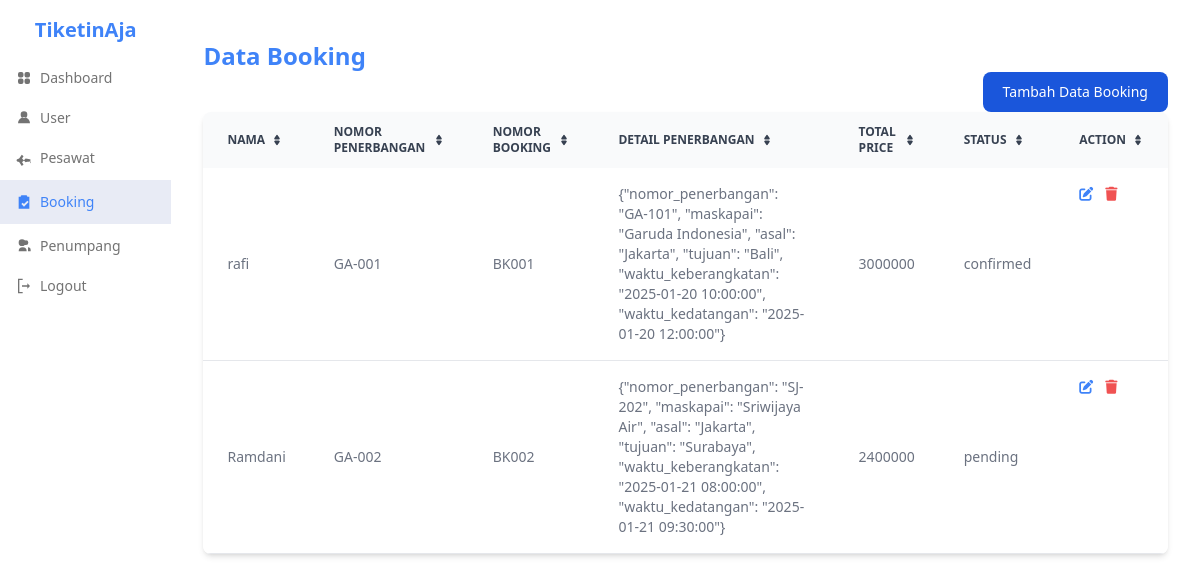
Screenshot of /src/views/admin/booking/dashboard.php (signed in) with the database file from the repository.
### tables this page shows
CREATE TABLE `bookings` (
  `id` int(11) NOT NULL,
  `user_id` int(11) NOT NULL,
  `pesawat_id` int(11) NOT NULL,
  `booking_code` varchar(50) NOT NULL,
  `detail_penerbangan` longtext NOT NULL CHECK (json_valid(`detail_penerbangan`)),
  `total_price` int(255) NOT NULL,
  `status` enum('pending','confirmed','canceled') NOT NULL DEFAULT 'pending'
);

CREATE TABLE `user` (
  `id` int(11) NOT NULL,
  `name` varchar(100) NOT NULL,
  `email` varchar(100) NOT NULL,
  `password` varchar(255) NOT NULL,
  `role` enum('admin','user') NOT NULL DEFAULT 'user'
);

CREATE TABLE `pesawat` (
  `id` int(11) NOT NULL,
  `nomor_penerbangan` varchar(50) NOT NULL,
  `maskapai` varchar(100) NOT NULL,
  `asal` varchar(100) NOT NULL,
  `tujuan` varchar(100) NOT NULL,
  `waktu_keberangkatan` datetime NOT NULL,
  `waktu_kedatangan` datetime NOT NULL,
  `price` int(255) NOT NULL,
  `kursi` int(11) NOT NULL,
  `operasional` longtext NOT NULL CHECK (json_valid(`operasional`))
);

### src/views/admin/booking/dashboard.php (the view, shortened to what this page needs)
<?php
include "../../../config/koneksi.php";
$query = "SELECT
  bookings.id,
  user.name AS user_name,
  pesawat.nomor_penerbangan,
  bookings.detail_penerbangan,
  bookings.booking_code,
  bookings.total_price,
  bookings.status
FROM `bookings`
JOIN user ON bookings.user_id = user.id
JOIN pesawat ON bookings.pesawat_id = pesawat.id;";
$result = mysqli_query($conn, $query);
$count = mysqli_num_rows($result);
?>
<!DOCTYPE html>
<html lang="en">
<head>
  <link href="../../../assets/css/output.css" rel="stylesheet">
  <link rel="stylesheet" href="https://cdnjs.cloudflare.com/ajax/libs/font-awesome/6.4.2/css/all.min.css">
</head>
<body>
  <div class="flex w-full ">
    <div class="flex flex-col border-neutral-100 dark:border-neutral-800 w-1/6 ">
      <div class="flex flex-col px-4 py-4 gap-2 text-center">
        <p class="font-bold text-xl text-blue-500">TiketinAja</p>
      </div>
      <div class="menu-wrapper">
        <ul class="space-y-1">
          <li>
            <a href="../dashboard.php" class="flex items-center gap-2 px-4 py-2 text-sm font-medium text-neutral-500 hover:bg-neutral-100 hover:text-neutral-700 dark:hover:bg-neutral-900 dark:hover:text-neutral-300">
              Dashboard
            </a>
          </li>
          <li>
            <a href="../user/dashboard.php" class="flex items-center gap-2 px-4 py-2 text-sm font-medium text-neutral-500 hover:bg-neutral-100 hover:text-neutral-700 dark:hover:bg-neutral-900 dark:hover:text-neutral-300">
              <svg xmlns="http://www.w3.org/2000/svg" viewBox="0 0 24 24" fill="currentColor" class="size-4">
                <path fill-rule="evenodd" d="M12 2a5 5 0 1 1 0 10A5 5 0 0 1 12 2ZM3 20a8.97 8.97 0 0 1 9-9 8.97 8.97 0 0 1 9 9H3Z" clip-rule="evenodd" />
              </svg>
              User
            </a>
          </li>
          <li>
            <a href="../pesawat/dashboard.php" class="flex items-center gap-2 px-4 py-2 text-sm font-medium text-neutral-500 hover:bg-neutral-100 hover:text-neutral-700 dark:hover:bg-neutral-900 dark:hover:text-neutral-300">
              <svg xmlns="http://www.w3.org/2000/svg" viewBox="0 0 24 24" fill="currentColor" class="size-4">
                <path d="M21.6 13.8c-1.3 0-4.1-.3-7.2-1l-5.3 5.5 2.2 3.5-2.6 2.2-4-5.9-2.9-1c-.6-.3-1-1-1-1.6s.4-1.3 1-1.6l2.9-1 4-5.9 2.6 2.2-2.2 3.5 5.3 5.5c3.1-.7 5.9-1 7.2-1 .5 0 .8.3.8.8v.8c-.1.6-.4.9-.9.9z" />
              </svg>
              Pesawat
            </a>
          </li>
          <li>
            <a href="../booking/dashboard.php" class="flex items-center gap-2 bg-blue-800/10 px-4 py-3 text-sm font-medium text-blue-500">
              <svg xmlns="http://www.w3.org/2000/svg" viewBox="0 0 24 24" fill="currentColor" class="size-4">
                <path d="M9 2h6a2 2 0 0 1 2 2h3v18H4V4h3a2 2 0 0 1 2-2Zm1 11-2 2 4 4 7-7-2-2-5 5-2-2Z" />
              </svg>
              Booking
            </a>
          </li>
          <li>
            <a href="../penumpang/dashboard.php" class="flex items-center gap-2 px-4 py-2 text-sm font-medium text-neutral-500 hover:bg-neutral-100 hover:text-neutral-700 dark:hover:bg-neutral-900 dark:hover:text-neutral-300">
              <svg xmlns="http://www.w3.org/2000/svg" viewBox="0 0 24 24" fill="currentColor" class="size-4">
                <path d="M9 2a5 5 0 1 1 0 10A5 5 0 0 1 9 2ZM15 3.5a3.5 3.5 0 1 1 0 7 3.5 3.5 0 0 1 0-7ZM4 20a6 6 0 1 1 12 0H4Zm14-6a4 4 0 0 1 4 4v2h-4v-6Z" />
              </svg>
              Penumpang
            </a>
          </li>
          <li>
            <a href="../logout.php" class="flex items-center gap-2 px-4 py-2 text-sm font-medium text-neutral-500 hover:bg-neutral-100 hover:text-neutral-700 dark:hover:bg-neutral-900 dark:hover:text-neutral-300">
              <svg xmlns="http://www.w3.org/2000/svg" viewBox="0 0 24 24" fill="currentColor" class="size-4">
                <path d="M10 3H5v18h5v2H3V1h7v2Zm11 9-4-4v3H9v2h8v3l4-4Z" />
              </svg>
              Logout
            </a>
          </li>
        </ul>
      </div>
    </div>
    <div class="flex flex-col w-full">
      <div class="flex flex-col py-10 px-8">
        <p class="font-bold text-2xl text-blue-500">Data Booking</p>
        <div class="flex justify-end">
          <button data-modal-target="create-modal" data-modal-toggle="create-modal" class="text-white bg-blue-700 hover:bg-blue-800 focus:ring-4 focus:outline-none focus:ring-blue-300 font-medium rounded-lg text-sm px-5 py-2.5 text-center dark:bg-blue-600 dark:hover:bg-blue-700 dark:focus:ring-blue-800" type="button">
            Tambah Data Booking
          </button>
        </div>
        <div class="relative overflow-x-auto shadow-md sm:rounded-lg">
          <table class="w-full text-sm text-left rtl:text-right text-gray-500 dark:text-gray-400">
            <thead class="text-xs text-gray-700 uppercase bg-gray-50 dark:bg-gray-700 dark:text-gray-400">
              <tr>
                <th scope="col" class="px-6 py-3">
                  <div class="flex items-center">
                    Nama
                    <a href="#"></a>
                  </div>
                </th>
                <th scope="col" class="px-6 py-3">
                  <div class="flex items-center">
                    Nomor Penerbangan
                    <a href="#"></a>
                  </div>
                </th>
                <th scope="col" class="px-6 py-3">
                  <div class="flex items-center">
                    Nomor Booking
                    <a href="#"></a>
                  </div>
                </th>
                <th scope="col" class="px-6 py-3">
                  <div class="flex items-center">
                    Detail Penerbangan
                    <a href="#"></a>
                  </div>
                </th>
                <th scope="col" class="px-6 py-3">
                  <div class="flex items-center">
                    Total Price
                    <a href="#"></a>
                  </div>
                </th>
                <th scope="col" class="px-6 py-3">
                  <div class="flex items-center">
                    Status
                    <a href="#"></a>
                  </div>
                </th>
                <th scope="col" class="px-6 py-3">
                  <div class="flex items-center">
                    Action
                    <a href="#"></a>
                  </div>
                </th>
              </tr>
            </thead>
            <tbody>
              <?php
              if ($count > 0) {
                while ($data = mysqli_fetch_assoc($result)) { ?>
                  <tr class="bg-white border-b dark:bg-gray-800 dark:border-gray-700">
                    <td class='px-6 py-4'><?php echo $data['user_name']; ?></td>
                    <td class='px-6 py-4'><?php echo $data['nomor_penerbangan']; ?></td>
                    <td class='px-6 py-4'><?php echo $data['booking_code']; ?></td>
                    <td class='px-6 py-4'><?php echo $data['detail_penerbangan']; ?></td>
                    <td class='px-6 py-4'><?php echo $data['total_price']; ?></td>
                    <td class='px-6 py-4'><?php echo $data['status']; ?></td>
                    <td class='px-6 py-4 flex gap-3 w-full'>
                      <a href="edit.php?id=<?php echo $data['id']; ?>" class="text-blue-500"><i class="fas fa-edit"></i></a>
                      <a href='delete.php?id=<?php echo $data['id']; ?>' onclick='return confirm("Yakin ingin menghapus?")' class="text-red-500"><i class="fas fa-trash"></i></a>
                    </td>
                  </tr>
              <?php  }
              } else {
                echo "<tr>
                                    <td colspan='9' align='center' height='20'>
                                      <div> Belum ada data Mahasiswa </div>
                                    </td>
                                </tr>";
              }
              ?>
            </tbody>
          </table>
        </div>
      </div>
    </div>
  </div>
</body>
</html>

### rows the page displays
bookings: user.name "rafi", pesawat.nomor_penerbangan "GA-001", booking_code "BK001", detail_penerbangan "{\"nomor_penerbangan\": \"GA-101\", \"maskapai\": \"Garuda Indonesia\", \"asal\": \"Jakarta\", \"tujuan\": \"Bali\", \"waktu_keberangkatan\": \"2025-01-20 10:00:00\", \"waktu_kedatangan\": \"2025-01-20 12:00:00\"}", total_price "3000000", status "confirmed"
bookings: user.name "Ramdani", pesawat.nomor_penerbangan "GA-002", booking_code "BK002", detail_penerbangan "{\"nomor_penerbangan\": \"SJ-202\", \"maskapai\": \"Sriwijaya Air\", \"asal\": \"Jakarta\", \"tujuan\": \"Surabaya\", \"waktu_keberangkatan\": \"2025-01-21 08:00:00\", \"waktu_kedatangan\": \"2025-01-21 09:30:00\"}", total_price "2400000", status "pending"
